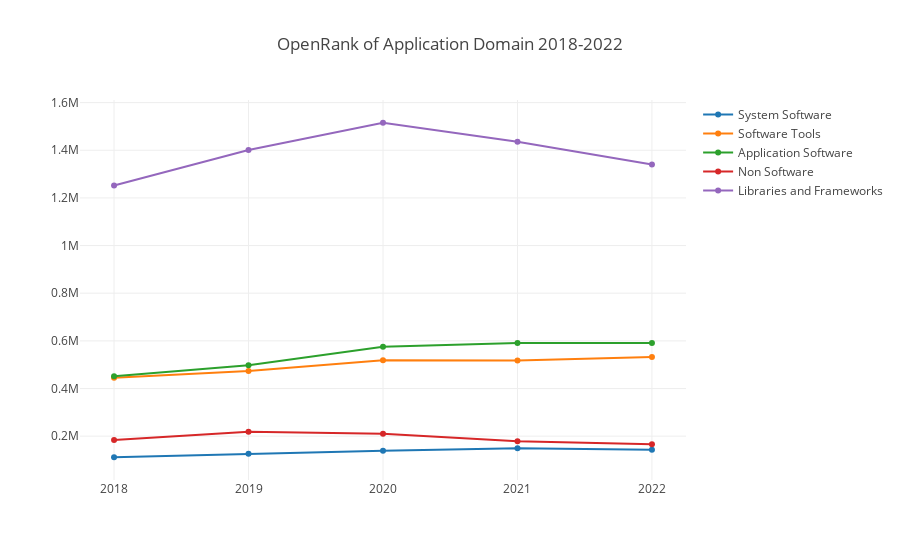

Notebook source saved alongside this figure:
### Code cell
openDigger.render.plotly(appSubDomainOpenRankData.map(row => {
    return {
        x: years,
        y: row.openrank,
        name: row.name
    };
}), {title: `OpenRank of Application Domain 2018-2022`, xaxis: { type: 'category' }});

### Figure 1 — Plotly figure (JSON) as saved in the notebook; plotly's stock layout.template omitted (floating-point values rounded to 4 significant figures)
{"data": [{"name": "System Software", "x": [2018, 2019, 2020, 2021, 2022], "y": [111500.0, 126200.0, 139100.0, 149100.0, 142700.0]}, {"name": "Software Tools", "x": [2018, 2019, 2020, 2021, 2022], "y": [445300.0, 473600.0, 518500.0, 517300.0, 532400.0]}, {"name": "Application Software", "x": [2018, 2019, 2020, 2021, 2022], "y": [451700.0, 498000.0, 575300.0, 591500.0, 590700.0]}, {"name": "Non Software", "x": [2018, 2019, 2020, 2021, 2022], "y": [184300.0, 219100.0, 210000.0, 179000.0, 166500.0]}, {"name": "Libraries and Frameworks", "x": [2018, 2019, 2020, 2021, 2022], "y": [1252000.0, 1401000.0, 1515000.0, 1436000.0, 1340000.0]}], "layout": {"autosize": true, "title": {"text": "OpenRank of Application Domain 2018-2022"}, "xaxis": {"autorange": true, "range": [-0.2381, 4.238], "type": "category"}, "yaxis": {"autorange": true, "range": [-4354.0, 1631000.0], "type": "linear"}}}
